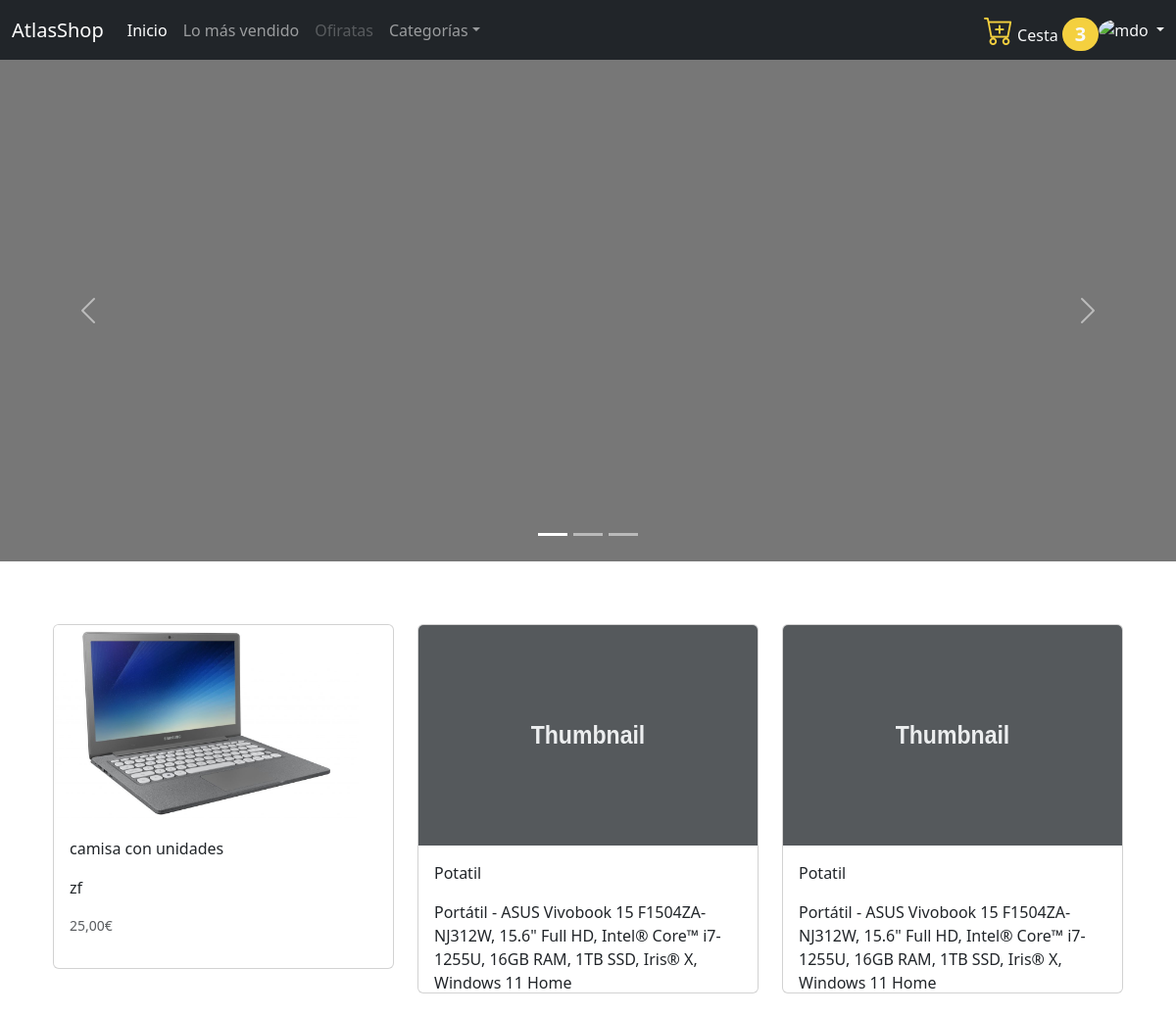
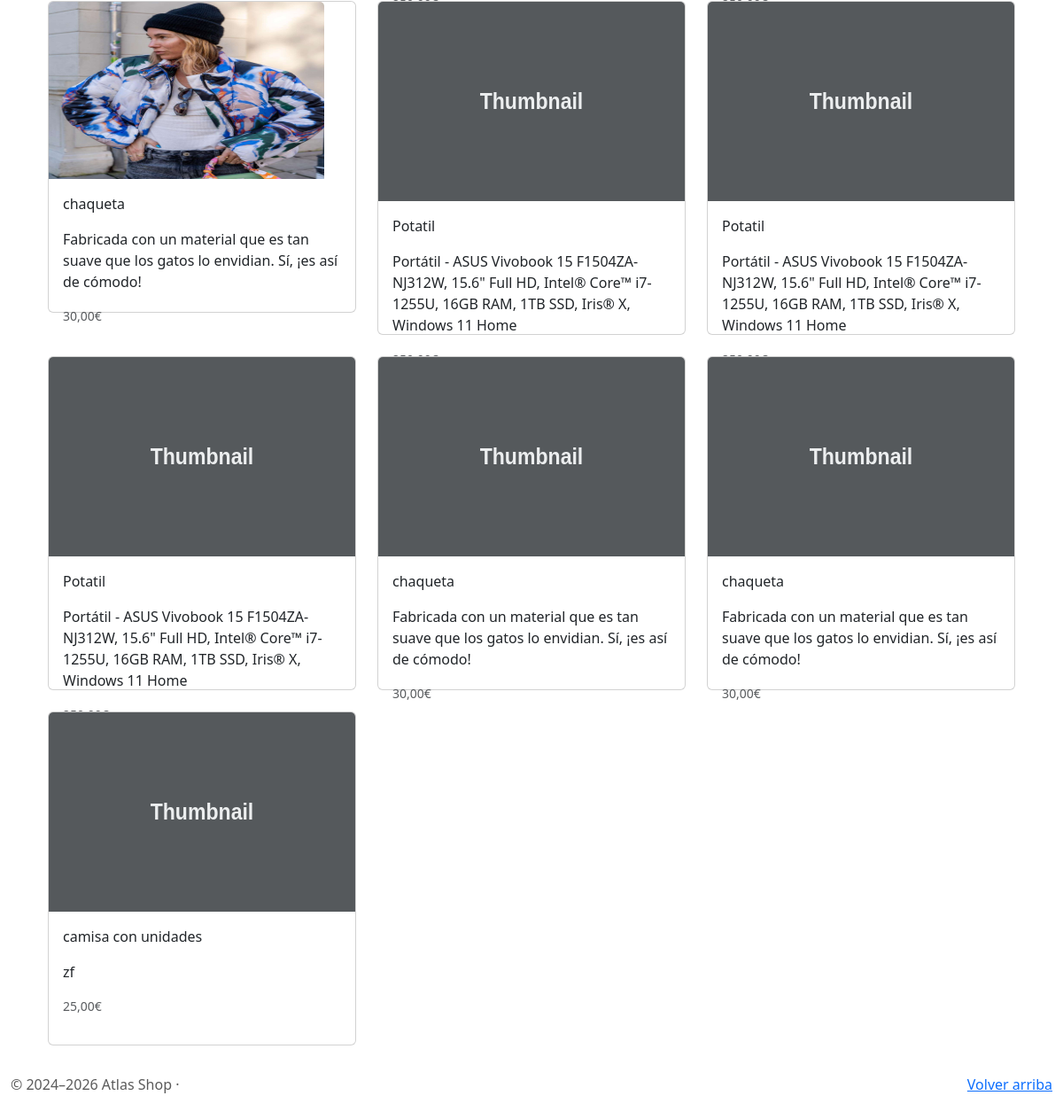
The page / on the database its author committed (2 pictures, top to bottom).
### main/models.py (models this page shows, shortened)
class Producto(models.Model):
    id = models.AutoField(db_column="id", primary_key=True, verbose_name=_('ID'))
    nombre = models.CharField(max_length=200,  )
    precio = models.DecimalField(default=0.00, decimal_places=2, max_digits=8, validators=[MinValueValidator(0.00)])
    precio_con_iva = models.DecimalField(default=0.00, decimal_places=2, max_digits=8, validators=[MinValueValidator(0.00)])
    unidades = models.PositiveIntegerField(default=0)
    iva = models.DecimalField(default=0.21, decimal_places=2, max_digits=5, validators=[MinValueValidator(0.00)])
    desccripcion = models.TextField(null=True, blank=True)
    en_oferta = models.BooleanField(default=False)
    precio_oferta = models.DecimalField(max_digits=10, decimal_places=2, null=True, blank=True)
    subcategoria_id = models.ForeignKey(db_column='sucategoria_id', to=SubCategoria, on_delete=models.CASCADE, related_name='get_SubCategoria_Producto', verbose_name=_("SubCategoria"))
    marca_id = models.ForeignKey(db_column='marca_id', to=Marca, on_delete=models.CASCADE, related_name='get_Marca_Producto', verbose_name=_("Marca"))
    class Meta:
        db_table = "producto"
        verbose_name = "Producto"
        verbose_name_plural ="Productos"

class ImagenProducto(models.Model):
    id = models.AutoField(db_column='id', primary_key=True)
    imagen = models.ImageField(upload_to='producto/imagenes', null=True, blank=True)
    imagen_principal = models.BooleanField(default=False, blank=True, null=True)
    producto_id = models.ForeignKey(db_column='producto_id', to=Producto, on_delete=models.CASCADE, related_name='get_Producto_ImagenProducto', verbose_name=_("Producto"))
    class Meta:
        db_table = "imagen_producto"
        verbose_name = "Imagen Producto"
        verbose_name_plural ="Imagens Producto"

### cliente/inicioViews.py (the view, shortened to what this page needs)
# urls.py: path('', ProductoListPageView.as_view(), name='producto_list'),
class ProductoListPageView(TemplateView):
    template_name='cliente/inicio.html'
    def contexto(self, request, qsProducto:Producto): #form:formulariofilter
        try:
            contador_unidades_carrito = 0
            if request.user.is_authenticated:
                qsCarrito = Carrito_Detalle.objects.filter(user_id=request.user)
            else:
                qsCarrito = Carrito_Detalle.objects.filter(session_key=request.session.session_key)
            if qsCarrito.count() > 0 :
                for carrito_id in qsCarrito:
                    contador_unidades_carrito = contador_unidades_carrito + carrito_id.unidades
            for producto_id in qsProducto:
                producto_id.imagen_p= producto_id.get_Producto_ImagenProducto.filter(imagen_principal=True).first()
            contexto = dict(
                qsProducto=qsProducto,
                contador_unidades_carrito=contador_unidades_carrito,
            )
            return contexto
        except Exception as Err:
            mensaje = Err.args[0]
            request.session["add_contexto"]=dict(
                toast=dict(
                    titulo='Error',
                    tipo='Error',
                    mensaje=mensaje
                    )
                )
            return {}
    def get(self, request, *args, **kwargs):
        key_categoria = kwargs.get('key_categoria', None)
        qsProducto=None
        if key_categoria is not None:
            subcategoria_id = SubCategoria.objects.filter(categoria_id__id=key_categoria).first()
            qsProducto = Producto.objects.filter(subcategoria_id=subcategoria_id)
        else:
            qsProducto = Producto.objects.all()
        contexto = self.contexto(request = request, qsProducto = qsProducto)
        if request.session.get("add_contexto", None) is not None:
            contexto.update(request.session["add_contexto"])
            del request.session["add_contexto"]
        return render(request, self.template_name, contexto)

### cliente/contexto_carrito.py (called while the page is built)
def carrito_unidades(request):
    contador_unidades_carrito = 0  # Inicializa el contador
    if request.user.is_authenticated:
        qsCarrito = Carrito_Detalle.objects.filter(user_id=request.user)
    else:
        qsCarrito = Carrito_Detalle.objects.filter(session_key=request.session.session_key)
    if qsCarrito.count() > 0:
        for carrito_id in qsCarrito:
            contador_unidades_carrito += carrito_id.unidades
    return {'contador_unidades_carrito': contador_unidades_carrito}

### cliente/contexto_categorias.py (called while the page is built)
def categorias_disponibles(request):
    categorias = Categoria.objects.all()
    return {'categorias': categorias}

### cliente/templates/cliente/inicio.html (shortened to what this page needs)
{% extends 'cliente/base.html' %}
{% load static %}
{% load i18n %}
{% block caroucel %}
<div id="myCarousel" class="carousel slide" data-bs-ride="carousel">
  <div class="carousel-indicators">
    <button type="button" data-bs-target="#myCarousel" data-bs-slide-to="0" class="active" aria-current="true" aria-label="Slide 1"></button>
    <button type="button" data-bs-target="#myCarousel" data-bs-slide-to="1" aria-label="Slide 2"></button>
    <button type="button" data-bs-target="#myCarousel" data-bs-slide-to="2" aria-label="Slide 3"></button>
  </div>
  <div class="carousel-inner">
    <div class="carousel-item active">
      <svg class="bd-placeholder-img" width="100%" height="100%" xmlns="http://www.w3.org/2000/svg" aria-hidden="true" preserveAspectRatio="xMidYMid slice" focusable="false"><rect width="100%" height="100%" fill="#777"/></svg>
      <div class="container">
        <div class="carousel-caption text-start">
        </div>
      </div>
    </div>
  </div>
  <button class="carousel-control-prev" type="button" data-bs-target="#myCarousel" data-bs-slide="prev">
    <span class="carousel-control-prev-icon" aria-hidden="true"></span>
  </button>
  <button class="carousel-control-next" type="button" data-bs-target="#myCarousel" data-bs-slide="next">
    <span class="carousel-control-next-icon" aria-hidden="true"></span>
  </button>
</div>
{% endblock caroucel %}
{% block content %}
<div class="container marketing">
  <div class="container">
    <div class="row">
      {% for producto_id in qsProducto  %}
        <div class="col-md-4">
          <a href="{% url 'cliente:producto_detalle' key=producto_id.id%}" style="text-decoration: none; color: #5a5a5a;">
          <div class="card mb-4 box-shadow">
           {% if producto_id.imagen_p %}
            <img class="card-img-top" src="{{ producto_id.imagen_p.imagen.url }}" style="height: 200px; width: 90%; display: block;" data-holder-rendered="true">
          {% else %}
            <img class="card-img-top" data-src="holder.js/100px225?theme=thumb&amp;bg=55595c&amp;fg=eceeef&amp;text=Thumbnail" alt="Thumbnail [100%x225]" style="height: 225px; width: 100%; display: block;" data-holder-rendered="true">
          {% endif %}
            <div class="card-body"  style="height: 150px; width: 100%; display: block;">
              <p class="card-text">{{producto_id.nombre}}</p>
              <p class="card-text">{{producto_id.desccripcion}}</p>
              <div class="d-flex justify-content-between align-items-center">
                <small class="text-muted">{{producto_id.precio}}€</small>
              </div>
            </div>
          </div>
        </a>
        </div>
      {% endfor %}
    </div>
  </div>
</div>
{% endblock content %}

### main/static/main/carousel/carousel.css (style rules this page uses)
body { padding-bottom: 3rem; color: #5a5a5a; }
.carousel { margin-bottom: 4rem; }
.carousel-caption { bottom: 3rem; z-index: 10; }
.carousel-item { height: 32rem; }

### cliente/templates/cliente/base.html (style rules this page uses)
.bd-placeholder-img { font-size: 1.125rem; text-anchor: middle; -webkit-user-select: none; -moz-user-select: none; user-select: none; }
body { margin-bottom: 100px; position: relative; min-height: 100vh; }

### rows shown on the page
Producto: imagen_p.imagen (picture), nombre "camisa con unidades", desccripcion "zf", precio "25,00"
Producto: nombre "Potatil", desccripcion "Portátil - ASUS Vivobook 15 F1504ZA-NJ312W, 15.6\" Full HD, Intel® Core™ i7-1255U, 16GB RAM, 1TB SSD, Iris® X, Windows 11 Home"
Producto: nombre "Potatil", desccripcion "Portátil - ASUS Vivobook 15 F1504ZA-NJ312W, 15.6\" Full HD, Intel® Core™ i7-1255U, 16GB RAM, 1TB SSD, Iris® X, Windows 11 Home"
Producto: imagen_p.imagen (picture), nombre "chaqueta", desccripcion "Fabricada con un material que es tan suave que los gatos lo envidian. Sí, ¡es así de cómodo!", precio "30,00"
Producto: nombre "Potatil", desccripcion "Portátil - ASUS Vivobook 15 F1504ZA-NJ312W, 15.6\" Full HD, Intel® Core™ i7-1255U, 16GB RAM, 1TB SSD, Iris® X, Windows 11 Home"
Producto: nombre "Potatil", desccripcion "Portátil - ASUS Vivobook 15 F1504ZA-NJ312W, 15.6\" Full HD, Intel® Core™ i7-1255U, 16GB RAM, 1TB SSD, Iris® X, Windows 11 Home"
Producto: nombre "Potatil", desccripcion "Portátil - ASUS Vivobook 15 F1504ZA-NJ312W, 15.6\" Full HD, Intel® Core™ i7-1255U, 16GB RAM, 1TB SSD, Iris® X, Windows 11 Home"
Producto: nombre "chaqueta", desccripcion "Fabricada con un material que es tan suave que los gatos lo envidian. Sí, ¡es así de cómodo!", precio "30,00"
Producto: nombre "chaqueta", desccripcion "Fabricada con un material que es tan suave que los gatos lo envidian. Sí, ¡es así de cómodo!", precio "30,00"
Producto: nombre "camisa con unidades", desccripcion "zf", precio "25,00"

### other values the page prints
{{ contador_unidades_carrito }} "3"
